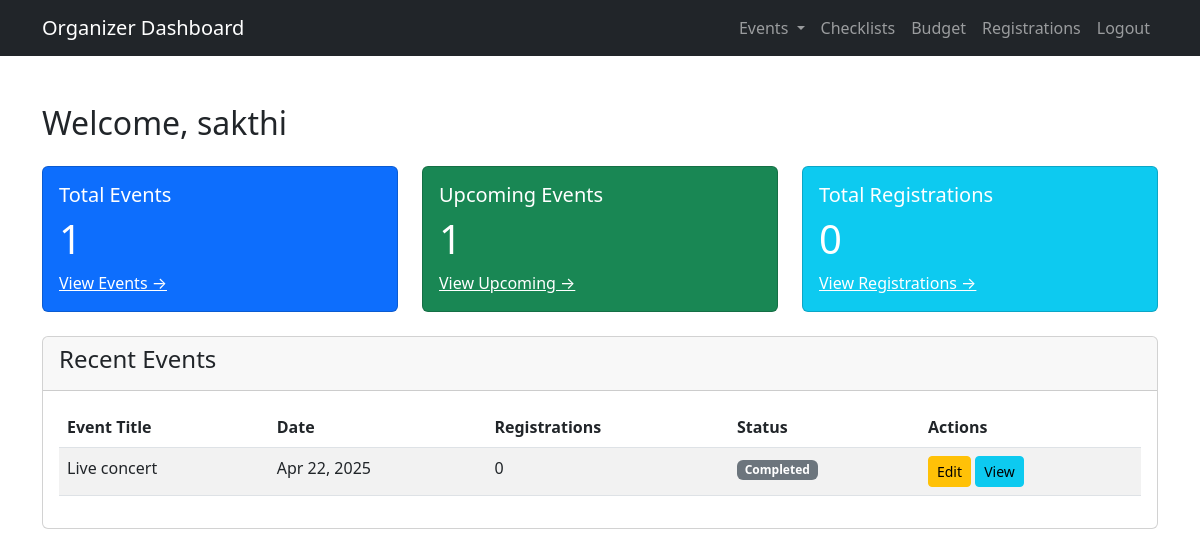
Screenshot of /organizer/dashboard.php (signed in) with the database file from the repository.
### tables this page shows
CREATE TABLE `events` (
  `event_id` int(11) NOT NULL,
  `title` varchar(255) NOT NULL,
  `description` text DEFAULT NULL,
  `date` date NOT NULL,
  `reg_start_date` date DEFAULT NULL,
  `location` varchar(255) NOT NULL,
  `venue` varchar(255) DEFAULT 'To be announced',
  `category` enum('wedding','conference','birthday','anniversary') NOT NULL,
  `organizer_id` int(11) NOT NULL,
  `ticket_price` decimal(10,2) DEFAULT NULL,
  `capacity` int(11) DEFAULT NULL,
  `details` text DEFAULT NULL,
  `reg_end_date` datetime DEFAULT NULL,
  `total_tickets` int(11) NOT NULL,
  `image_path` varchar(255) DEFAULT NULL,
  `avg_rating` decimal(3,2) DEFAULT 0.00,
  `assigned_by` enum('admin','user') DEFAULT NULL,
  `address` varchar(500) DEFAULT NULL,
  `status` varchar(20) DEFAULT 'pending' COMMENT 'Can be pending, approved, rejected, finalized',
  `admin_notes` text DEFAULT NULL COMMENT 'Notes from admin regarding event approval',
  `event_type` varchar(50) DEFAULT 'general',
  `created_at` timestamp NOT NULL DEFAULT current_timestamp()
);

### organizer/dashboard.php (the view, shortened to what this page needs)
<?php
include '../includes/db.php';
$organizer_id = $_SESSION['user_id'];
?>
<!DOCTYPE html>
<html>
<head>
  <link href="https://cdn.jsdelivr.net/npm/bootstrap@5.3.0/dist/css/bootstrap.min.css" rel="stylesheet">
</head>
<body>
  <nav class="navbar navbar-expand-lg navbar-dark bg-dark">
    <div class="container">
      <a class="navbar-brand" href="dashboard.php">Organizer Dashboard</a>
      <div class="collapse navbar-collapse" id="navbarNav">
        <ul class="navbar-nav ms-auto">
          <li class="nav-item dropdown">
            <a class="nav-link dropdown-toggle" href="#" role="button" data-bs-toggle="dropdown">
              Events
            </a>
          </li>
          <li class="nav-item">
            <a class="nav-link" href="manage_checklist.php">Checklists</a>
          </li>
          <li class="nav-item">
            <a class="nav-link" href="manage_budget.php">Budget</a>
          </li>
          <li class="nav-item">
            <a class="nav-link" href="registrations.php">Registrations</a>
          </li>
          <li class="nav-item">
            <a class="nav-link" href="../logout.php">Logout</a>
          </li>
        </ul>
      </div>
    </div>
  </nav>
  <div class="container mt-5">
    <h2 class="mb-4">Welcome, <?= $_SESSION['name'] ?></h2>
    <div class="row">
      <div class="col-md-4 mb-4">
        <div class="card dashboard-card bg-primary text-white">
          <div class="card-body">
            <h5 class="card-title">Total Events</h5>
            <?php
            $stmt = $pdo->prepare("SELECT COUNT(*) FROM events WHERE organizer_id = ?");
            $stmt->execute([$organizer_id]);
            $total_events = $stmt->fetchColumn();
            ?>
            <h1><?= $total_events ?></h1>
            <a href="manage_events.php" class="text-white">View Events →</a>
          </div>
        </div>
      </div>
      <div class="col-md-4 mb-4">
        <div class="card dashboard-card bg-success text-white">
          <div class="card-body">
            <h5 class="card-title">Upcoming Events</h5>
            <?php
            $stmt = $pdo->prepare("SELECT COUNT(*) FROM events
                                  WHERE organizer_id = ? AND date >= CURDATE()");
            $stmt->execute([$organizer_id]);
            $upcoming_events = $stmt->fetchColumn();
            ?>
            <h1><?= $upcoming_events ?></h1>
            <a href="manage_events.php?filter=upcoming" class="text-white">View Upcoming →</a>
          </div>
        </div>
      </div>
      <div class="col-md-4 mb-4">
        <div class="card dashboard-card bg-info text-white">
          <div class="card-body">
            <h5 class="card-title">Total Registrations</h5>
            <?php
            $stmt = $pdo->prepare("SELECT SUM(ticket_qty) FROM registrations
                                  WHERE event_id IN
                                    (SELECT event_id FROM events WHERE organizer_id = ?)");
            $stmt->execute([$organizer_id]);
            $total_registrations = $stmt->fetchColumn() ?? 0;
            ?>
            <h1><?= $total_registrations ?></h1>
            <a href="registrations.php" class="text-white">View Registrations →</a>
          </div>
        </div>
      </div>
    </div>
    <div class="card">
      <div class="card-header">
        <h4>Recent Events</h4>
      </div>
      <div class="card-body">
        <table class="table table-striped">
          <thead>
            <tr>
              <th>Event Title</th>
              <th>Date</th>
              <th>Registrations</th>
              <th>Status</th>
              <th>Actions</th>
            </tr>
          </thead>
          <tbody>
            <?php
            $stmt = $pdo->prepare("SELECT * FROM events
                                  WHERE organizer_id = ?
                                  ORDER BY date DESC LIMIT 5");
            $stmt->execute([$organizer_id]);
            $events = $stmt->fetchAll();
            foreach ($events as $event):
              $stmt = $pdo->prepare("SELECT SUM(ticket_qty) FROM registrations
                                    WHERE event_id = ?");
              $stmt->execute([$event['event_id']]);
              $registrations = $stmt->fetchColumn() ?? 0;
            ?>
              <tr>
                <td><?= $event['title'] ?></td>
                <td><?= date('M d, Y', strtotime($event['date'])) ?></td>
                <td><?= $registrations ?></td>
                <td>
                  <?= (strtotime($event['date']) >= time()) ?
                      '<span class="badge bg-success">Upcoming</span>' :
                      '<span class="badge bg-secondary">Completed</span>' ?>
                </td>
                <td>
                  <a href="edit_event.php?id=<?= $event['event_id'] ?>"
                     class="btn btn-sm btn-warning">Edit</a>
                  <a href="event_details.php?id=<?= $event['event_id'] ?>"
                     class="btn btn-sm btn-info">View</a>
                </td>
              </tr>
            <?php endforeach; ?>
          </tbody>
        </table>
      </div>
    </div>
  </div>
</body>
</html>

### organizer/dashboard.php (style rules this page uses)
.dashboard-card { transition: transform 0.2s; }

### rows the page displays
events: title "Live concert", date "Apr 22, 2025", registrations "0", shows "Completed"

### other values shown
$_SESSION['name'] "sakthi"
$total_events "1"
$upcoming_events "1"
$total_registrations "0"
